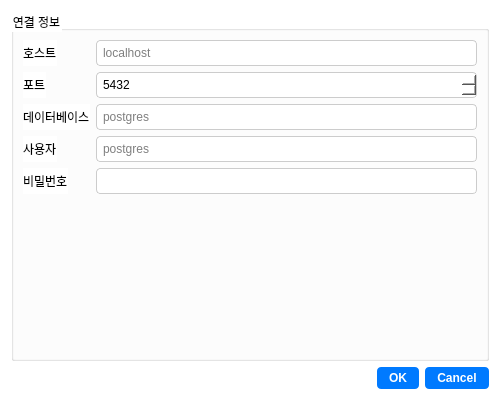
<?xml version="1.0" encoding="UTF-8"?>
<ui version="4.0">
 <class>TimescaleSettingsDialog</class>
 <widget class="QDialog" name="TimescaleSettingsDialog">
  <property name="geometry">
   <rect>
    <x>0</x>
    <y>0</y>
    <width>500</width>
    <height>400</height>
   </rect>
  </property>
  <property name="windowTitle">
   <string>TimescaleDB 연결 설정</string>
  </property>
  <property name="styleSheet">
   <string notr="true">QWidget { background-color: #FFFFFF; color: #000000; font-family: '맑은 고딕', 'Segoe UI', sans-serif; }
QPushButton { background-color: #007AFF; color: #FFFFFF; border-radius: 4px; padding: 4px 12px; font-weight: bold; }
QPushButton:hover { background-color: #0056CC; }
QTableWidget { gridline-color: #CCCCCC; alternate-background-color: #F9F9F9; }
QHeaderView::section { background-color: #F0F0F0; border: 1px solid #CCCCCC; padding: 4px; font-weight: bold; }
QLineEdit, QSpinBox { border: 1px solid #CCCCCC; border-radius: 4px; padding: 4px; }
QLineEdit:focus, QSpinBox:focus { border-color: #007AFF; }</string>
  </property>
  <layout class="QVBoxLayout" name="verticalLayout">
   <item>
    <widget class="QGroupBox" name="groupBox">
     <property name="title">
      <string>연결 정보</string>
     </property>
     <layout class="QFormLayout" name="formLayout">
      <item row="0" column="0">
       <widget class="QLabel" name="label_host">
        <property name="text">
         <string>호스트</string>
        </property>
       </widget>
      </item>
      <item row="0" column="1">
       <widget class="QLineEdit" name="edit_host">
        <property name="placeholderText">
         <string>localhost</string>
        </property>
       </widget>
      </item>
      <item row="1" column="0">
       <widget class="QLabel" name="label_port">
        <property name="text">
         <string>포트</string>
        </property>
       </widget>
      </item>
      <item row="1" column="1">
       <widget class="QSpinBox" name="spin_port">
        <property name="minimum">
         <number>1</number>
        </property>
        <property name="maximum">
         <number>65535</number>
        </property>
        <property name="value">
         <number>5432</number>
        </property>
       </widget>
      </item>
      <item row="2" column="0">
       <widget class="QLabel" name="label_database">
        <property name="text">
         <string>데이터베이스</string>
        </property>
       </widget>
      </item>
      <item row="2" column="1">
       <widget class="QLineEdit" name="edit_database">
        <property name="placeholderText">
         <string>postgres</string>
        </property>
       </widget>
      </item>
      <item row="3" column="0">
       <widget class="QLabel" name="label_user">
        <property name="text">
         <string>사용자</string>
        </property>
       </widget>
      </item>
      <item row="3" column="1">
       <widget class="QLineEdit" name="edit_user">
        <property name="placeholderText">
         <string>postgres</string>
        </property>
       </widget>
      </item>
      <item row="4" column="0">
       <widget class="QLabel" name="label_password">
        <property name="text">
         <string>비밀번호</string>
        </property>
       </widget>
      </item>
      <item row="4" column="1">
       <widget class="QLineEdit" name="edit_password">
        <property name="echoMode">
         <enum>QLineEdit::Password</enum>
        </property>
       </widget>
      </item>
     </layout>
    </widget>
   </item>
   <item>
    <widget class="QDialogButtonBox" name="buttonBox">
     <property name="orientation">
      <enum>Qt::Horizontal</enum>
     </property>
     <property name="standardButtons">
      <set>QDialogButtonBox::Cancel|QDialogButtonBox::Ok</set>
     </property>
    </widget>
   </item>
  </layout>
 </widget>
 <resources/>
 <connections>
  <connection>
   <sender>buttonBox</sender>
   <signal>accepted()</signal>
   <receiver>TimescaleSettingsDialog</receiver>
   <slot>accept()</slot>
   <hints>
    <hint type="sourcelabel">
     <x>248</x>
     <y>375</y>
    </hint>
    <hint type="destinationlabel">
     <x>157</x>
     <y>399</y>
    </hint>
   </hints>
  </connection>
  <connection>
   <sender>buttonBox</sender>
   <signal>rejected()</signal>
   <receiver>TimescaleSettingsDialog</receiver>
   <slot>reject()</slot>
   <hints>
    <hint type="sourcelabel">
     <x>316</x>
     <y>375</y>
    </hint>
    <hint type="destinationlabel">
     <x>286</x>
     <y>399</y>
    </hint>
   </hints>
  </connection>
 </connections>
</ui>
